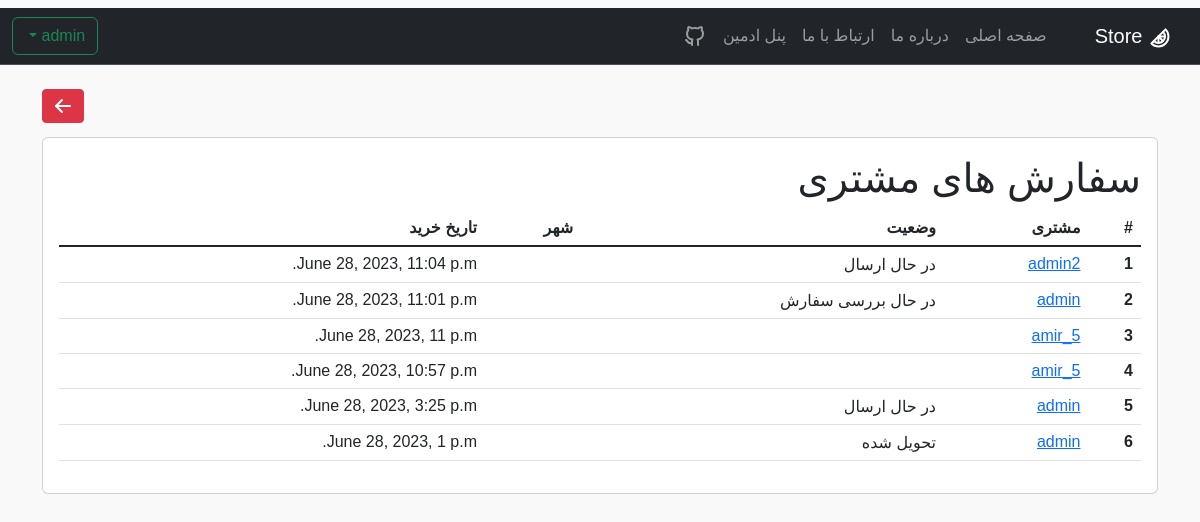
/panel/order_customer/ (signed in), run on an earlier commit of the app's database.
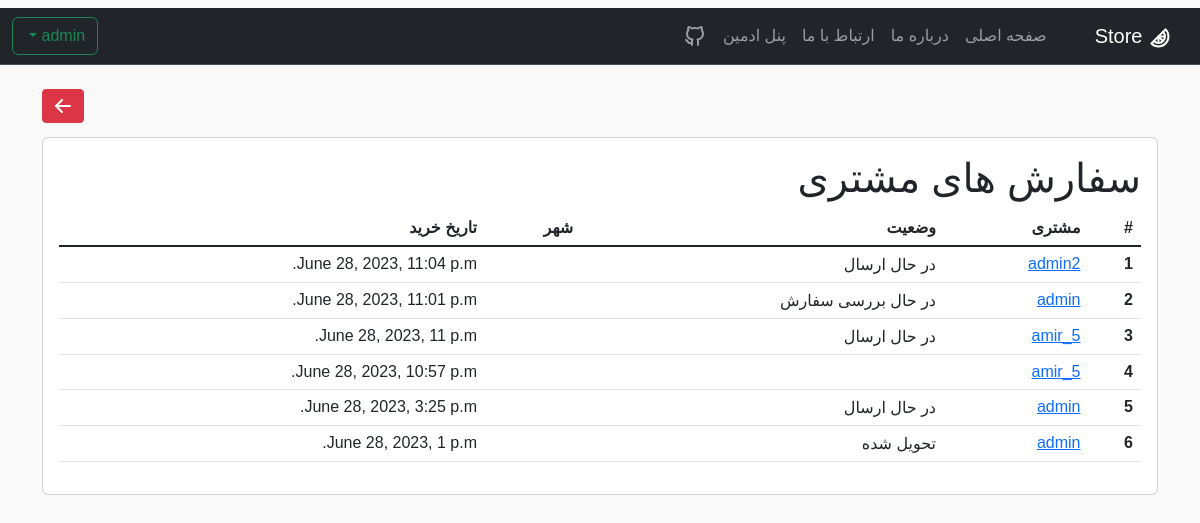
And on a later commit of the database.
### carts/models.py (models this page shows, shortened)
class Order(models.Model):
    STATUS_CHOICES = (
        ('در حال بررسی سفارش', 'در حال بررسی سفارش'),
        ('در حال ارسال', 'در حال ارسال'),
        ('تحویل شده', 'تحویل شده'),
    )
    customer = models.ForeignKey(User, on_delete=models.CASCADE, verbose_name='نام کاربر')
    date_order = models.DateTimeField(auto_now_add=True, verbose_name='تاریخ خرید')
    total_price = models.FloatField(blank=True, null=True, verbose_name='قیمت کل')
    status = models.CharField(
        max_length=50,
        choices=STATUS_CHOICES,default='در حال بررسی سفارش')

### accounts/models.py (models this page shows, shortened)
class User(AbstractUser):
    email = models.EmailField(unique=True)
    city = models.ForeignKey(City, on_delete=models.CASCADE, null=True)

### pages/views.py (the view)
# urls.py: path('panel/order_customer/', Panel_AdminOrder.as_view(), name='list_order_customer'),
class Panel_AdminOrder(ListView):
    model = Order
    template_name = 'admin/Order.html'
    context_object_name = 'admin_order'
    ordering = ['-id']
    def dispatch(self, request, *args, **kwargs):
        if not request.user.is_superuser:
            return HttpResponseForbidden("<b><h2>دسترسی ممنوع است</h2></b><h4> .فقط مدیر سایت میتواند وارد شود</h4>")
        return super().dispatch(request, *args, **kwargs)

### templates/admin/Order.html (shortened to what this page needs)
{% extends 'base.html' %}
{% block content %}
<br>
<button type="submit" class="btn btn-danger btn-sm" style="float:left"><a class="nav-link active"
                                                                          href="{% url 'panel_admin' %}">
</a></button>
<br>
<br>
<div class="card">
    <div class="card-body">
        <h1>سفارش های مشتری</h1>
        <table class="table">
            <thead>
            <tr>
                <th scope="col">#</th>
                <th scope="col">مشتری</th>
                <th scope="col">وضعیت</th>
                <th scope="col">شهر</th>
                <th scope="col">تاریخ خرید</th>
            </tr>
            </thead>
            <tbody class="table-group-divider">
            {% for or in admin_order %}
            <tr>
                <th scope="row">{{ forloop.counter }}</th>
                <td><a href="{% url 'Det_order' or.pk %}">{{ or.customer }}</a></td>
                <td>{{ or.status }}</td>
                <td>{{ or.city }}</td>
                <td>{{ or.date_order }}</td>
            </tr>
            {% endfor %}
            </tbody>
        </table>
    </div>
</div>
{% endblock %}

What changed in the data, as far as the page shows it:
changed Order "June 28, 2023, 11 p.m.": status (not shown) → "در حال ارسال"
